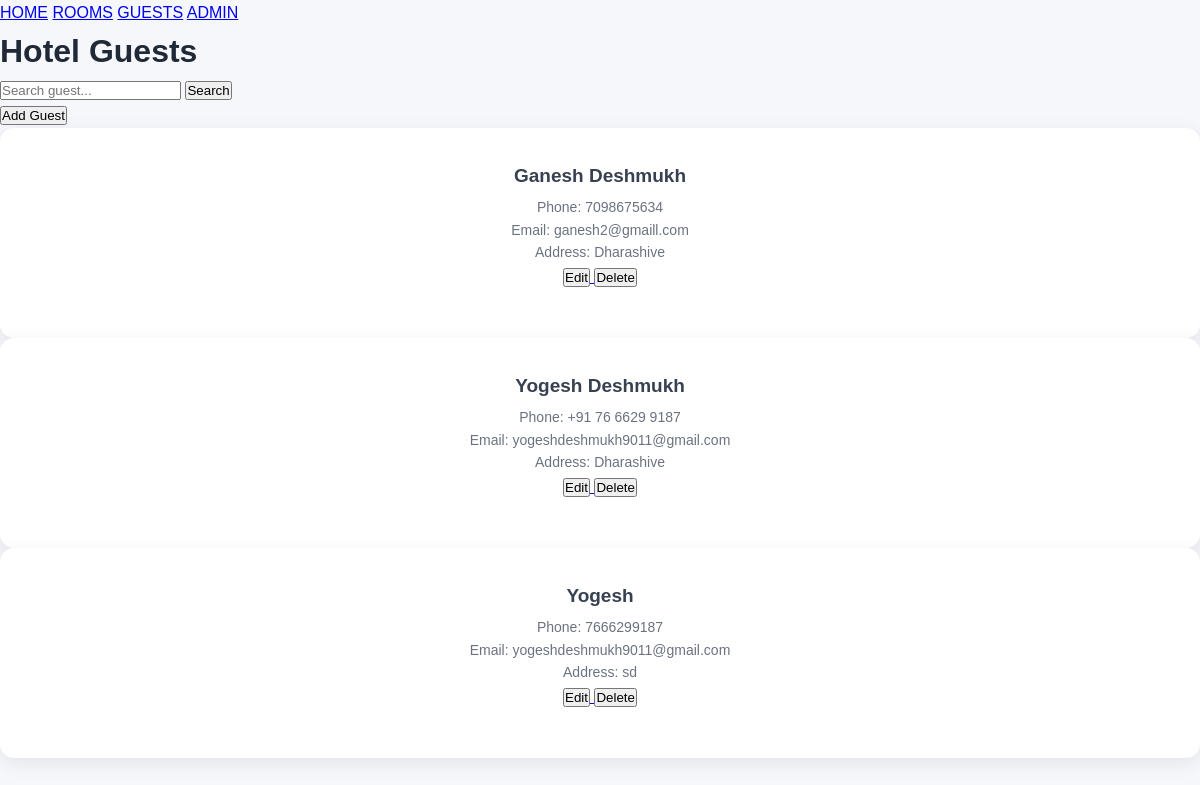
Screenshot of /guests/ (signed in) with the database file from the repository.
### hotel/models.py (models this page shows, shortened)
class Guest(models.Model):
    name = models.CharField(max_length=100)
    phone = models.CharField(max_length=15)
    email = models.EmailField()
    address = models.TextField()

### hotel/views.py (the view)
# urls.py: path('guests/', guests, name='guests'),
@login_required
def guests(request):
    search = request.GET.get('search', '').strip()
    guests = Guest.objects.filter(
        name__icontains=search
    )
    return render(request, 'hotel/guests.html', {
        'guests': guests,
        'search': search,
    })

### hotel/templates/hotel/guests.html (shortened to what this page needs)
<!DOCTYPE html>
<html>
<head>
    {% load static %}
    <link rel="stylesheet" href="{% static 'hotel/style.css' %}">
</head>
<body>
    <nav>
        <a href="/">HOME</a>
        <a href="/rooms/">ROOMS</a>
        <a href="/guests/">GUESTS</a>
        <a href="/admin/">ADMIN</a>
    </nav>
    <h1>Hotel Guests</h1>
    <form method="GET">
    <input type="text"
           name="search"
           placeholder="Search guest..."
           value="{{ search }}">
    <button type="submit">Search</button>
</form>
    <a href="{% url 'add_guest' %}">
    <button>Add Guest</button>
</a>
    <div class="room-list">
        {% for guest in guests %}
        <div class="card">
            <h2>{{ guest.name }}</h2>
            <p>Phone: {{ guest.phone }}</p>
            <p>Email: {{ guest.email }}</p>
            <p>Address: {{ guest.address }}</p>
            <a href="{% url 'edit_guest' guest.id %}">
    <button>Edit</button>
</a>
<form method="POST"
      action="{% url 'delete_guest' guest.id %}"
      style="display:inline;"
      onsubmit="return confirm('Are you sure you want to delete this guest?');">
    <button type="submit">Delete</button>
</form>
        </div>
        {% empty %}
        <p>No guests available.</p>
        {% endfor %}
    </div>
</body>
</html>

### hotel/static/hotel/style.css (style rules this page uses)
* { box-sizing: border-box; margin: 0; padding: 0; }
body { font-family: Arial, Helvetica, sans-serif; background: #f5f7fb; color: #1f2937; line-height: 1.6; }
.card { background: white; width: 100%; min-height: 210px; padding: 28px 20px; text-align: center; border-radius: 14px; box-shadow: 0 5px 20px rgba(0, 0, 0, 0.08); transition: 0.3s; }
.card h2 { padding: 0; margin: 5px 0; font-size: 19px; color: #374151; }
.card p { background: transparent; box-shadow: none; padding: 0; margin: 0; color: #6b7280; font-size: 14px; }

### rows the page displays
Guest: name "Ganesh Deshmukh", phone "7098675634", email "ganesh2@gmaill.com", address "Dharashive"
Guest: name "Yogesh Deshmukh", phone "+91 76 6629 9187", email "yogeshdeshmukh9011@gmail.com", address "Dharashive"
Guest: name "Yogesh", phone "7666299187", email "yogeshdeshmukh9011@gmail.com", address "sd"
